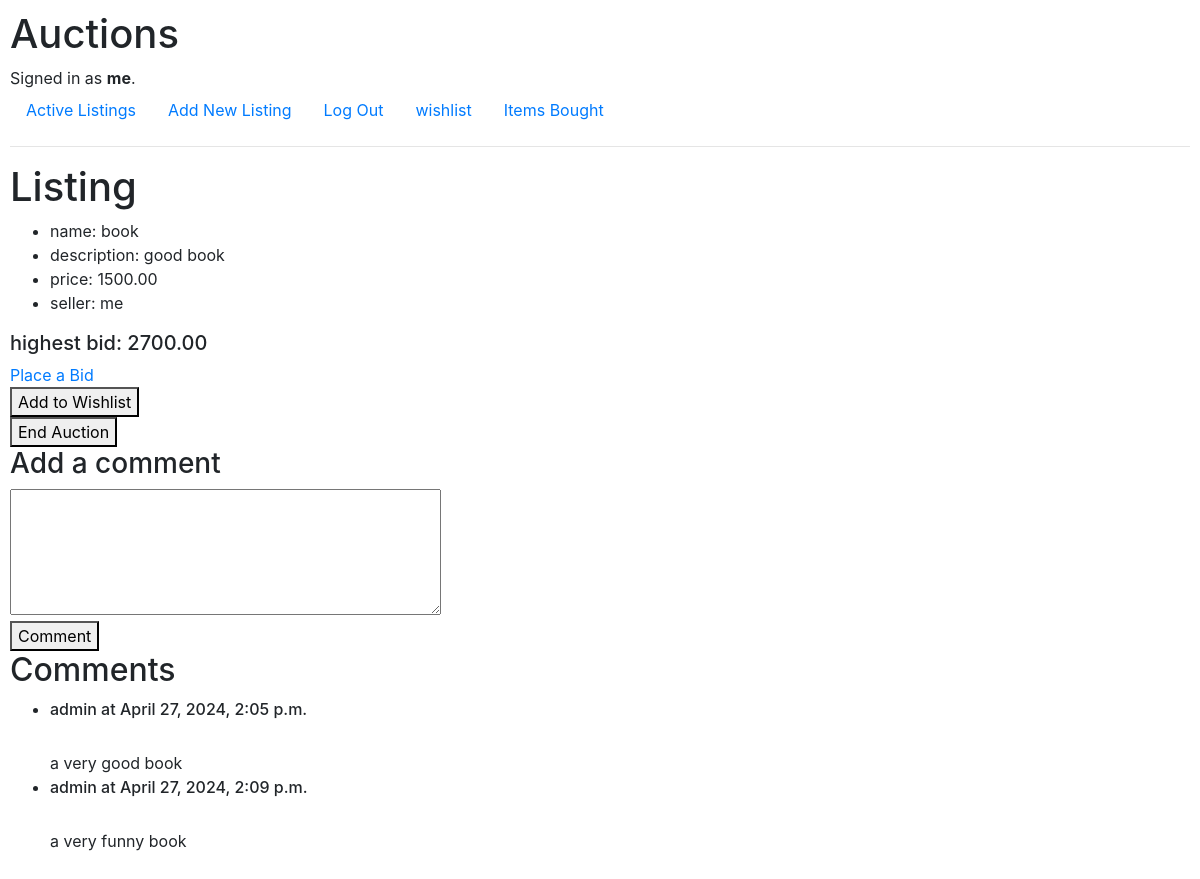
Page /auction/1 (signed in) on the committed database.
### auctions/models.py (models this page shows, shortened)
class User(AbstractUser):
    pass

class Auction_listings(models.Model):
    userid = models.ForeignKey(User, on_delete=models.CASCADE, related_name="listings")
    title = models.CharField( max_length = 50 )
    description = models.TextField( max_length = 200 )
    startingprice = models.DecimalField(max_digits=10, decimal_places=2)
    active = models.BooleanField(default=True)
    winner= models.ForeignKey(User, on_delete=models.SET_NULL, related_name="Auctions_won", blank=True, null=True)
    finalPrice=models.DecimalField(max_digits=10, decimal_places=2, default=0)

class bids(models.Model):
    userid = models.ForeignKey(User, on_delete=models.CASCADE, related_name="bidsmade")
    listingid = models.ForeignKey(Auction_listings, on_delete=models.CASCADE, related_name="bidsreceived")
    bidprice = models.DecimalField(max_digits=10, decimal_places=2)

class comments(models.Model):
    userid = models.ForeignKey(User, on_delete=models.CASCADE, related_name="commentsmade")
    commenttext = models.TextField( max_length = 200 )
    listingid = models.ForeignKey(Auction_listings, on_delete=models.CASCADE, related_name="commentsposted")
    created_at = models.DateTimeField(auto_now_add=True)

### auctions/views.py (the view, shortened to what this page needs)
# urls.py: path("<int:listing_id>", views.listing, name="listing"),
def listing(request, listing_id):
    listing=Auction_listings.objects.get(id=listing_id)
    highestBid=listing.bidsreceived.order_by("-bidprice").first()
    comments= listing.commentsposted.all()
    form=commentForm()
    return render(request, "auctions/listing.html", {
        "listing": listing,
        "highestBid": highestBid,
        "comments": comments
    })

### auctions/templates/auctions/listing.html (shortened to what this page needs)
{% extends "auctions/layout.html" %}
{% block body %}
    <h1>Listing</h1>
    <ul>
        <li>name: {{listing.title}}</li>
        <li>description: {{listing.description}} </li>
        <li>price: {{listing.startingprice}} </li>
        <li>seller: {{listing.userid}}</li>
    </ul>
    {% if highestBid.bidprice %}
        <h5>highest bid: {{highestBid.bidprice}}</h5>
    {% else %}
        <h5>No bids</h5>
    {% endif %}
    {% if user.is_authenticated and listing.active %}
        <a href="{% url 'userbid' listing.id %}">Place a Bid</a>
        <form method="post" action="{% url 'addwishlistpage' listing.id %}">
            <button type="submit">Add to Wishlist</button>
        </form>
        {% if listing.userid == user %}
            <form method="post" action="{% url 'endAuction' listing.id %}">
                <button type="submit"> End Auction</button>
            </form>
        {% endif %}
    {% endif %}
    {% if user.is_authenticated and listing.active %}
        <h3>Add a comment</h3>
        <form method="post">
            <textarea name="commenttext" cols="40" rows="5"></textarea>
            <br>
            <button type="submit">Comment</button>
        </form>
    {% endif %}
    <h2>Comments</h2>
    <ul>
        {% for comment in comments %}
            <li>
                <h6>{{comment.userid.username}} at {{ comment.created_at }}</h6> <br>
                {{ comment.commenttext }}
            </li>
        {% empty %}
            <li>No comments for this listing</li>
        {% endfor %}
    </ul>
{% endblock %}

### auctions/templates/auctions/layout.html (shortened to what this page needs)
{% load static %}
<!DOCTYPE html>
<html lang="en">
    <head>
        <link rel="stylesheet" href="https://stackpath.bootstrapcdn.com/bootstrap/4.4.1/css/bootstrap.min.css">
        <link href="{% static 'auctions/styles.css' %}" rel="stylesheet">
    </head>
    <body>
        <h1>Auctions</h1>
        <div>
            {% if user.is_authenticated %}
                Signed in as <strong>{{ user.username }}</strong>.
            {% else %}
                Not signed in.
            {% endif %}
        </div>
        <ul class="nav">
            <li class="nav-item">
                <a class="nav-link" href="{% url 'index' %}">Active Listings</a>
            </li>
            {% if user.is_authenticated %}
                <li class="nav-item">
                    <a class="nav-link" href="{% url 'newlist' %}">Add New Listing</a>
                </li>
                <li class="nav-item">
                    <a class="nav-link" href="{% url 'logout' %}">Log Out</a>
                </li>
                <li class="nav-item">
                    <a class="nav-link" href="{% url 'wishlist' %}">wishlist</a>
                </li>
                <li class="nav-item">
                    <a class="nav-link" href="{% url 'myitemsBought' %}">Items Bought</a>
                </li>
            {% endif %}
        </ul>
        <hr>
        {% block body %}
        {% endblock %}
    </body>
</html>

### auctions/static/auctions/styles.css (style rules this page uses)
body { padding: 10px; }

### rows in the picture
User: username "me"
Auction_listings: title "book", description "good book", startingprice "1500.00", userid "me"
bids: bidprice "2700.00"
comments: userid.username "admin", created_at "April 27, 2024, 2:05 p.m.", commenttext "a very good book"
comments: userid.username "admin", created_at "April 27, 2024, 2:09 p.m.", commenttext "a very funny book"
